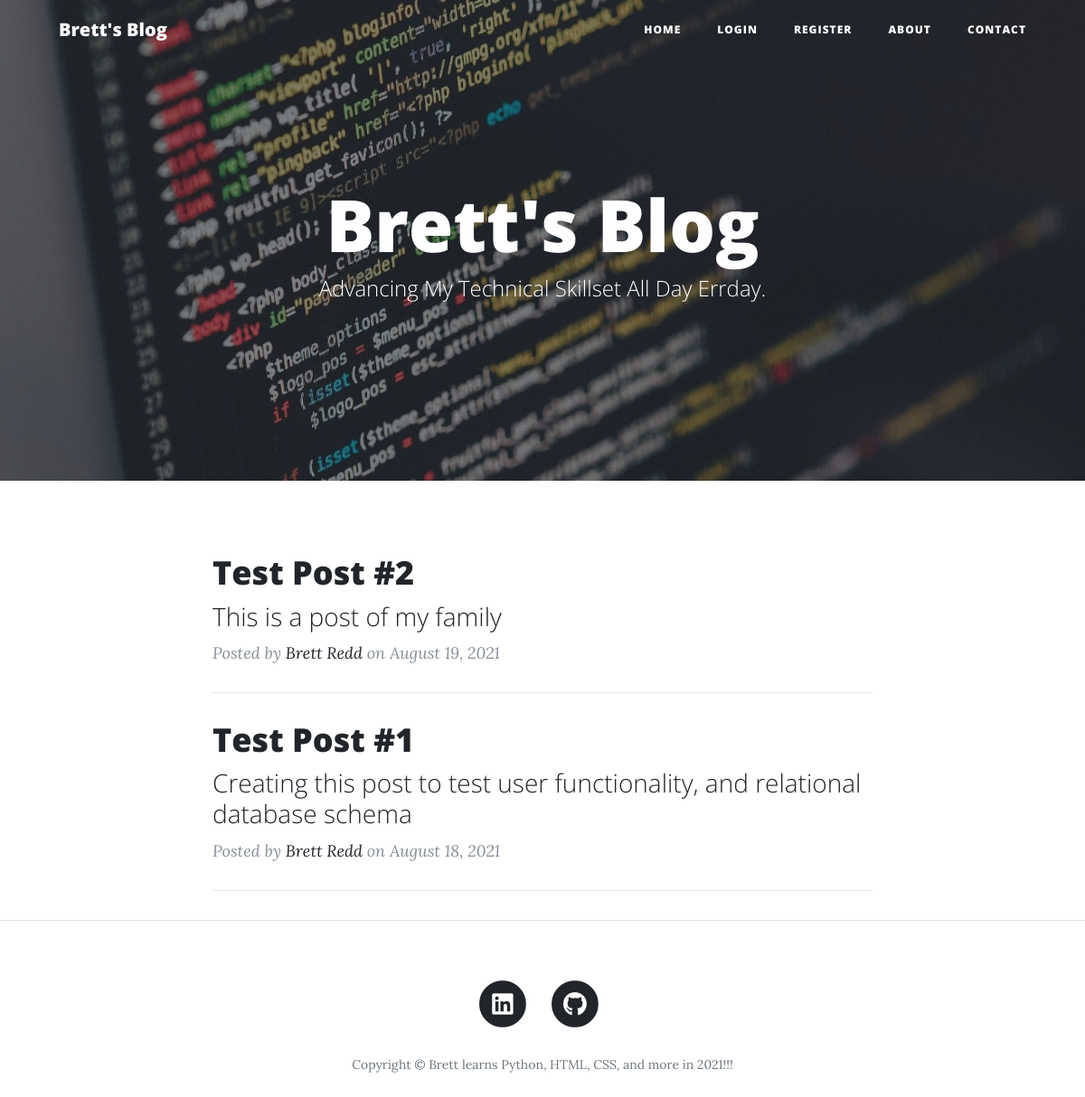
The page / on the database its author committed.
### main.py (models this page shows)
class BlogPost(db.Model):
    __tablename__ = "blog_posts"
    id = db.Column(db.Integer, primary_key=True)
    author_id = db.Column(db.Integer, db.ForeignKey("users.id"))
    author = relationship("User", back_populates="posts")
    title = db.Column(db.String(250), unique=True, nullable=False)
    subtitle = db.Column(db.String(250), nullable=False)
    date = db.Column(db.String(250), nullable=False)
    body = db.Column(db.Text, nullable=False)
    img_url = db.Column(db.String(250), nullable=False)
    num_date = db.Column(db.Date, nullable=True)
    post_comments = relationship("Comment", back_populates="parent_post")

class User(UserMixin, db.Model):
    __tablename__ = "users"
    id = db.Column(db.Integer, primary_key=True)
    email = db.Column(db.String(100), unique=True)
    password = db.Column(db.String(100))
    name = db.Column(db.String(1000))
    posts = relationship("BlogPost", back_populates="author")
    user_comments = relationship("Comment", back_populates="author")

### main.py (the view)
@app.route('/')
def get_all_posts():
    allposts = BlogPost.query.all()
    for x in allposts:
        x.num_date = datetime.strptime(x.date, '%B %d, %Y')
        db.session.commit()
    posts = BlogPost.query.order_by(desc(BlogPost.num_date)).all()
    return render_template("index.html", all_posts=posts, logged_in=current_user.is_authenticated)

### templates/index.html (shortened to what this page needs)
{% include "header.html" %}
  <header class="masthead" style="background-image: url('../static/img/home2-bg.jpg')">
    <div class="overlay"></div>
    <div class="container">
      <div class="row">
        <div class="col-lg-8 col-md-10 mx-auto">
          <div class="site-heading">
            <h1>Brett's Blog</h1>
            <span class="subheading">Advancing My Technical Skillset All Day Errday.</span>
          </div>
        </div>
      </div>
    </div>
  </header>
  <div class="container">
    <div class="row">
      <div class="col-lg-8 col-md-10 mx-auto">
        {% for post in all_posts %}
        <div class="post-preview">
          <a href="{{ url_for('show_post', post_id=post.id) }}">
            <h2 class="post-title">
              {{post.title}}
            </h2>
            <h3 class="post-subtitle">
              {{post.subtitle}}
            </h3>
          </a>
          <p class="post-meta">Posted by
            <a href="#">{{post.author.name}}</a>
            on {{post.date}}
          </p>
        </div>
        <hr>
        {% endfor %}
      </div>
    </div>
  </div>
  <hr>
{% include "footer.html" %}

### templates/header.html (shortened to what this page needs)
<!DOCTYPE html>
<html lang="en">
<head>
  <link href="{{ url_for('static', filename='vendor/bootstrap/css/bootstrap.min.css') }}" rel="stylesheet">
  <link href="{{ url_for('static', filename='vendor/fontawesome-free/css/all.min.css')}}" rel="stylesheet" type="text/css">
  <link href="{{ url_for('static', filename='css/clean-blog.min.css')}}" rel="stylesheet">
</head>
<body>
  <nav class="navbar navbar-expand-lg navbar-light fixed-top" id="mainNav">
    <div class="container">
      <a class="navbar-brand" href="{{url_for('get_all_posts')}}">Brett's Blog</a>
      <div class="collapse navbar-collapse" id="navbarResponsive">
        <ul class="navbar-nav ml-auto">
          <li class="nav-item">
            <a class="nav-link" href="{{ url_for('get_all_posts') }}">Home</a>
          </li>
            {% if not logged_in: %}
          <li class="nav-item">
            <a class="nav-link" href="{{ url_for('login') }}">Login</a>
          </li>
          <li class="nav-item">
            <a class="nav-link" href="{{ url_for('register') }}">Register</a>
          </li>
            {% else %}
          <li class="nav-item">
            <a class="nav-link" href="{{ url_for('logout') }}">Log Out</a>
          </li>
            {% endif %}
          <li class="nav-item">
            <a class="nav-link" href="{{ url_for('about') }}">About</a>
          </li>
          <li class="nav-item">
            <a class="nav-link" href="{{ url_for('contact') }}">Contact</a>
          </li>
        </ul>
      </div>
    </div>
  </nav>

### templates/footer.html (shortened to what this page needs)
  <footer>
    <div class="container">
      <div class="row">
        <div class="col-lg-8 col-md-10 mx-auto">
          <ul class="list-inline text-center">
            <li class="list-inline-item">
              <a href="https://www.linkedin.com/in/brett-redd-4205b017/">
                <span class="fa-stack fa-lg">
                    <i class="fas fa-circle fa-stack-2x"></i>
                    <i class="fab fa-linkedin fa-stack-1x fa-inverse"></i>
                </span>
              </a>
            </li>
            <li class="list-inline-item">
              <a href="https://bredd1011.github.io/cv/">
                  <span class="fa-stack fa-lg">
                      <i class="fas fa-circle fa-stack-2x"></i>
                      <i class="fab fa-github fa-stack-1x fa-inverse"></i>
                  </span>
              </a>
            </li>
          <p class="copyright text-muted">Copyright &copy; Brett learns Python, HTML,
                    CSS, and more in 2021!!!</p>
        </div>
      </div>
    </div>
  </footer>
</body>
</html>

### rows shown on the page
BlogPost: title "Test Post #2", subtitle "This is a post of my family", author.name "Brett Redd", date "August 19, 2021"
BlogPost: title "Test Post #1", subtitle "Creating this post to test user functionality, and relational database schema", author.name "Brett Redd", date "August 18, 2021"
